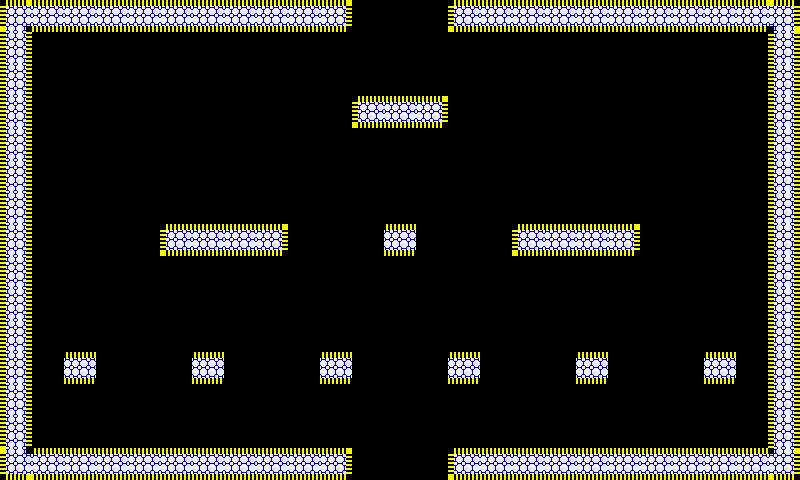

Tiled map render using the project's own tile images. Description and the map definition, with tile-layer contents summarised, below:
An orthogonal 25x15 tile map with 32x32 px tiles, 1 tile layer (Tile Layer 1).

<map version="1.0" orientation="orthogonal" renderorder="right-down" width="25" height="15" tilewidth="32" tileheight="32" nextobjectid="1">
 <tileset firstgid="1" name="tileset" tilewidth="32" tileheight="32">
  <image source="tileset.png" width="320" height="128" />
 </tileset>
 <layer name="Tile Layer 1" width="25" height="15">
  <data>[375 cells, 88 non-empty, 8 distinct tile ids]</data>
 </layer>
</map>